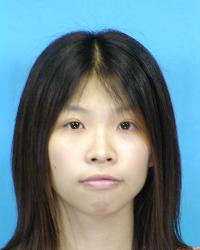
#> input picture dataset/studentA/img1.jpg, 200 x 250 px; its folder holds only this picture in this run
$ jupyter execute --allow-errors BTL.ipynb
#> lines starting #> are read from the running program, lines starting #| are printed output that depends on the picture
# Phân tích PCA để nhận diện khuôn mặt

### Bước 1: Cài đặt thư viện

[cell 1]
import os
import cv2
import numpy as np
import matplotlib.pyplot as plt
from sklearn.decomposition import PCA
import pickle

### Bước 2: Đọc ảnh và tiền xử lý dữ liệu

[cell 2]
DATASET_DIR = 'dataset'
IMG_SIZE = (100, 100)  # Resize về 100x100

X, y = [], []
label_map = {}

image_shapes = []

for idx, student in enumerate(os.listdir(DATASET_DIR)):
    label_map[idx] = student
    folder = os.path.join(DATASET_DIR, student)
    for file in os.listdir(folder):
        img_path = os.path.join(folder, file)
        img = cv2.imread(img_path, cv2.IMREAD_GRAYSCALE)
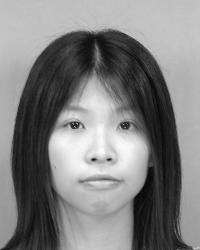
#> img: shape (250, 200); min 0, max 255, mean 127.4
        if img is None:
            continue
        image_shapes.append(img.shape)  # Lưu lại kích thước gốc

        img = cv2.resize(img, IMG_SIZE)
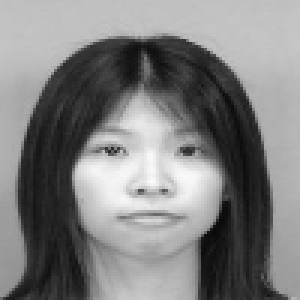
#> img: shape (100, 100) (shown 3 times larger); min 9, max 251, mean 127.4
        X.append(img.flatten())
        y.append(idx)
#> pass 2 of the loop `for idx, student in enumerate(os.listdir(DATASET_DIR)):`:
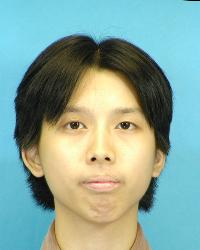
#> input picture dataset/studentB/img2.jpg, 200 x 250 px
#> `img = cv2.imread(img_path, cv2.IMREAD_GRAYSCALE)`:
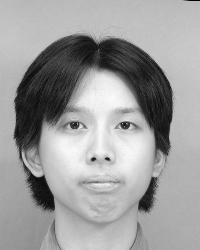
#> img: shape (250, 200); min 0, max 251, mean 156.5
#> `img = cv2.resize(img, IMG_SIZE)`:
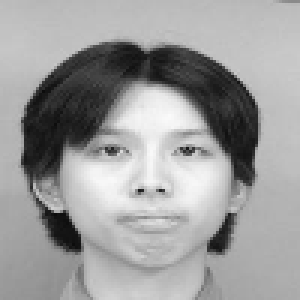
#> img: shape (100, 100) (shown 3 times larger); min 11, max 250, mean 156.5
#> pass 3 of the loop `for idx, student in enumerate(os.listdir(DATASET_DIR)):`:
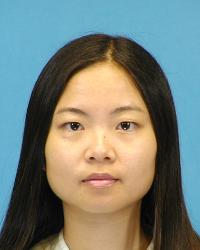
#> input picture dataset/studentC/studentC.jpg, 200 x 250 px
#> `img = cv2.imread(img_path, cv2.IMREAD_GRAYSCALE)`:
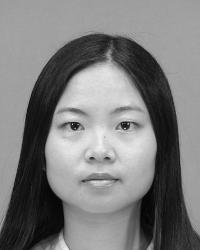
#> img: shape (250, 200); min 0, max 240, mean 123.6
#> `img = cv2.resize(img, IMG_SIZE)`:
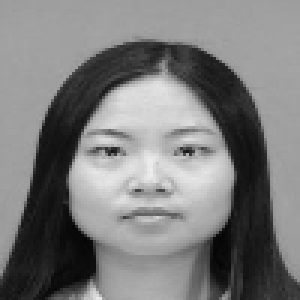
#> img: shape (100, 100) (shown 3 times larger); min 4, max 237, mean 123.6

X = np.array(X)
y = np.array(y)

print(f"Tổng số sinh viên: {len(label_map)}")
print(f"Tổng số ảnh đã nạp: {len(X)}")
#| Tổng số ảnh đã nạp: 3
print(f"Kích thước gốc (chỉ cần xét ảnh đầu tiên): {image_shapes[0] if image_shapes else 'Không có ảnh'}")
#| Kích thước gốc (chỉ cần xét ảnh đầu tiên): (250, 200)
print(f"Kích thước sau xử lý: {IMG_SIZE}")

### Bước 3: Huấn luyện PCA và lưu model

[cell 3]
pca = PCA(n_components=5)
#> (the rest of this cell did not finish here and is left out)

### Bước 4: Nhận diện khuôn mặt từ ảnh mới

[cell 4]
# Tải model
with open('model.pkl', 'rb') as f:
#> (reads model.pkl from the repository)
    pca, X_pca, y, label_map = pickle.load(f)

# Nhận diện ảnh test
test_img = cv2.imread('test_face_1a.png', cv2.IMREAD_GRAYSCALE)
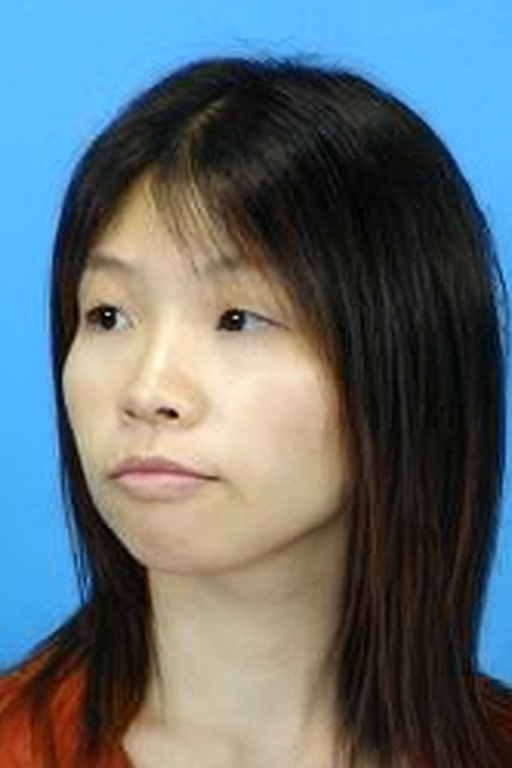
#> input picture test_face_1a.png, 1024 x 1536 px (shown at 1/2 size)
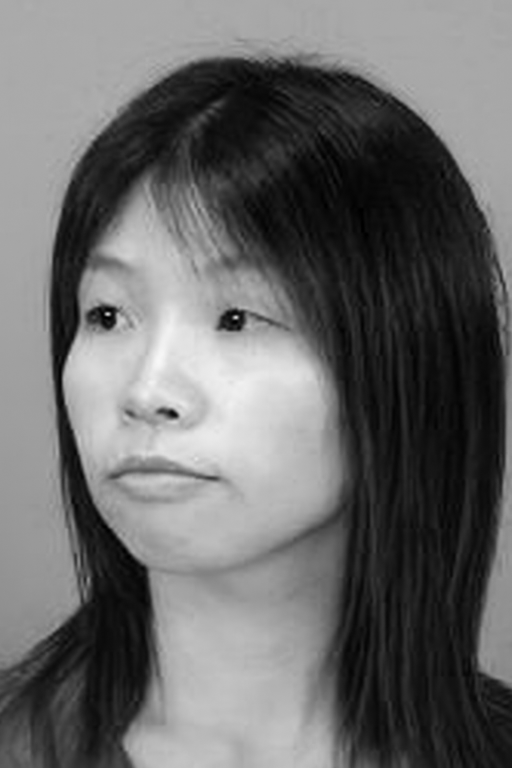
#> test_img: shape (1536, 1024) (shown at 1/2 size); min 0, max 248, mean 104.4
test_img = cv2.resize(test_img, IMG_SIZE)
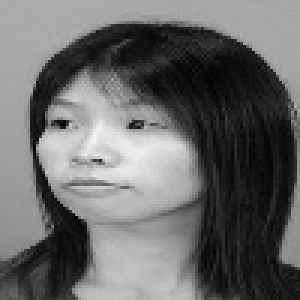
#> test_img: shape (100, 100) (shown 3 times larger); min 0, max 244, mean 104.3
test_flat = test_img.flatten()
#> test_flat = 10000 values, max 244 at index 4631, min 0 at index 2770, mean 104.3
test_pca = pca.transform([test_flat])
#> test_pca = [[2141, 14.88, -3037.3, -2034.8, -1216.8]]

# So sánh
distances = np.linalg.norm(X_pca - test_pca, axis=1)
#> distances = [4448.3, 7418.2, 4850.9, 5789.2, 5232.4, 7202.9]
min_index = np.argmin(distances)
#> min_index = 0
predicted_id = y[min_index]
#> predicted_id = 0
predicted_name = label_map[predicted_id]
#> predicted_name = 'studentA'

print(f"Ảnh test được nhận diện là: {predicted_name}")
#| Ảnh test được nhận diện là: studentA
